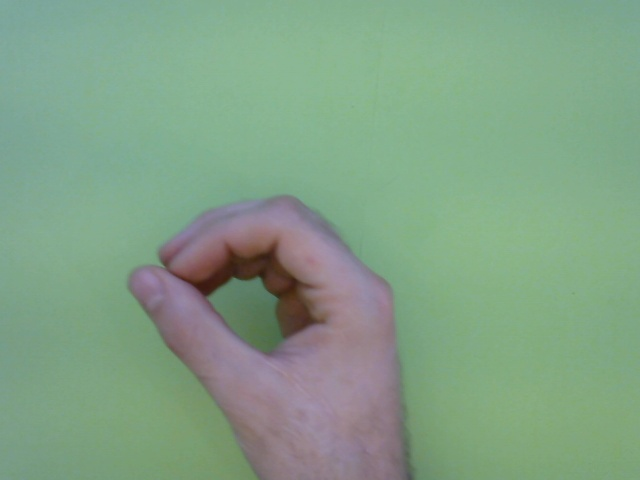
#> input picture Felix_ressource/Test/24/IMG435.jpg, 640 x 480 px; its folder holds only this picture in this run
$ python -i main.py   (imports and definitions only)
#> lines starting #> are read from the running program, lines starting #| are printed output that depends on the picture; after the words box and inside, x2 and y2 are one past the last pixel; in counts of white or black regions, pixels touching at a corner belong together
import multiprocessing as mp
from glob import glob
from pathlib import Path

import cv2
import numpy as np
from skimage import color, segmentation, img_as_ubyte
from skimage.future import graph
from skimage.segmentation import mark_boundaries

# Skin Color Mask
LMIN, LMAX = 0, 255
AMIN, AMAX = 126, 165
BMIN, BMAX = 128, 214

# Filter Kernel Sizes
EDGE_DILATION_SIZE = 3
MIN_FILL_RATIO = 0.3

# Valid Area Range
MIN_AREA_REL, MAX_AREA_REL = 0.03, 0.7


def _weight_mean_color(graph, src, dst, n):
    """Callback to handle merging nodes by recomputing mean color.

    The method expects that the mean color of `dst` is already computed.

    Parameters
    ----------
    graph : RAG
        The graph under consideration.
    src, dst : int
        The vertices in `graph` to be merged.
    n : int
        A neighbor of `src` or `dst` or both.

    Returns
    -------
    data : dict
        A dictionary with the `"weight"` attribute set as the absolute
        difference of the mean color between node `dst` and `n`.
    """

    diff = graph.nodes[dst]['mean color'] - graph.nodes[n]['mean color']
    diff = np.linalg.norm(diff)
    return {'weight': diff}


def merge_mean_color(graph, src, dst):
    """Callback called before merging two nodes of a mean color distance graph.

    This method computes the mean color of `dst`.

    Parameters
    ----------
    graph : RAG
        The graph under consideration.
    src, dst : int
        The vertices in `graph` to be merged.
    """
    graph.nodes[dst]['total color'] += graph.nodes[src]['total color']
    graph.nodes[dst]['pixel count'] += graph.nodes[src]['pixel count']
    graph.nodes[dst]['mean color'] = (graph.nodes[dst]['total color'] / graph.nodes[dst]['pixel count'])


def get_area_thresholds(image):
    """
    Calculate the absolute area thresholds with respect to the total image area
    :param image:
    :return:
    """
    total_area = np.prod(image.shape[0:2])
    return MIN_AREA_REL * total_area, MAX_AREA_REL * total_area


def do_nothing(_):
    pass


def preprocess(file):
    # Get x random image from the set of allowed labels
#> called with file = 'Felix_ressource/Test/24/IMG435.jpg'
    img_original = cv2.imread(file)
#> img_original is the input picture: shape (480, 640, 3); mean B, G, R 134.6, 161.1, 130.1

    # Enhance the contrast
    clahe = cv2.createCLAHE(clipLimit=2.0, tileGridSize=(8, 8))
    img_hsv = cv2.cvtColor(img_original, cv2.COLOR_BGR2HSV)
#> img_hsv: shape (480, 640, 3); mean H, S, V 76.2, 60.3, 164.6
    img_hsv[:, :, 2] = clahe.apply(img_hsv[:, :, 2])
#> img_hsv: shape (480, 640, 3); mean H, S, V 76.2, 60.3, 166.2
    img = cv2.cvtColor(img_hsv, cv2.COLOR_HSV2BGR)

    # Transform to other color spaces
    lab = cv2.cvtColor(img, cv2.COLOR_BGR2LAB)
#> lab: shape (480, 640, 3); mean of channels 0, 1, 2 163, 112, 138.6

    # Mask the skin color
    skin_color_mask = cv2.inRange(lab, (LMIN, AMIN, BMIN), (LMAX, AMAX, BMAX))
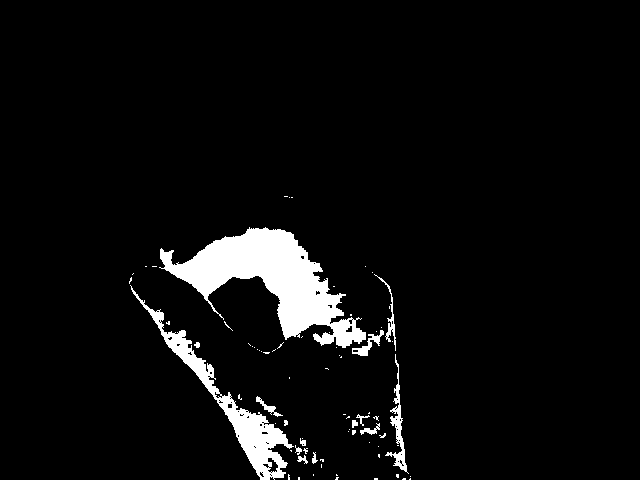
#> skin_color_mask: shape (480, 640); 5.1% white; 77 white regions (62 under 20 px), largest, box (x1, y1, x2, y2) and area: (159, 227, 366, 348) 9797, (130, 285, 294, 480) 3967, (385, 354, 409, 474) 617

    # Segmentation
    img_rgb = cv2.cvtColor(img, cv2.COLOR_BGR2RGB)
    labels = segmentation.slic(img_rgb, n_segments=250, start_label=1, slic_zero=True)
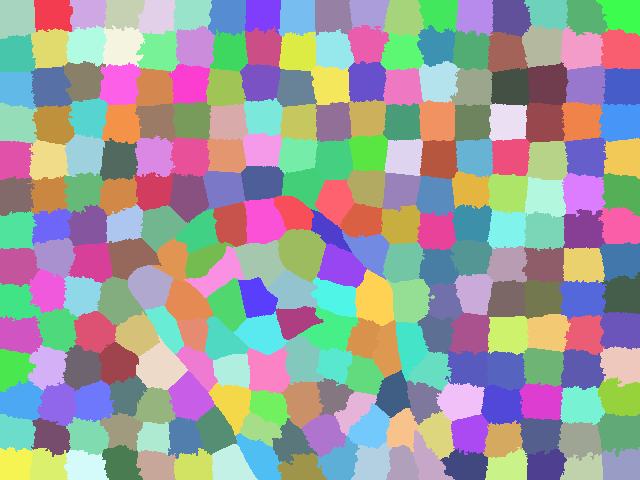
#> labels: shape (480, 640) int64; 252 distinct labels, from 1 to 252; one colour per label, 0 black
    # print(f"SLIC number of segments: {len(np.unique(labels))}")
    out = img_as_ubyte(mark_boundaries(img_rgb.copy(), labels))
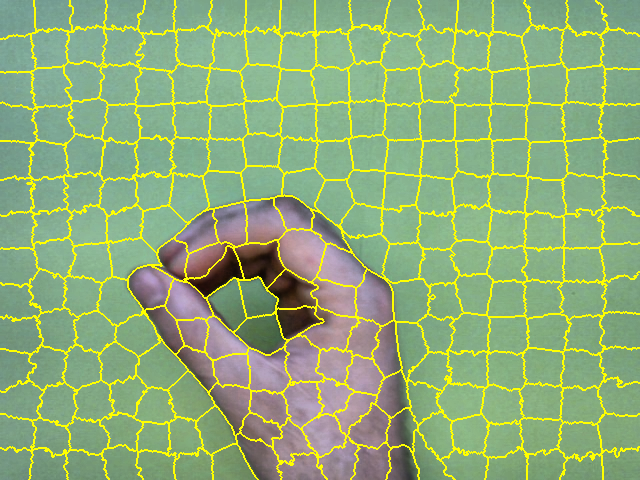
#> out: shape (480, 640, 3); mean R, G, B 144.5, 172.6, 120.8
    img_segmented = cv2.cvtColor(out, cv2.COLOR_RGB2BGR)

    # Graph merging
    img_rgb_masked = cv2.bitwise_and(img_rgb, img_rgb, mask=skin_color_mask)
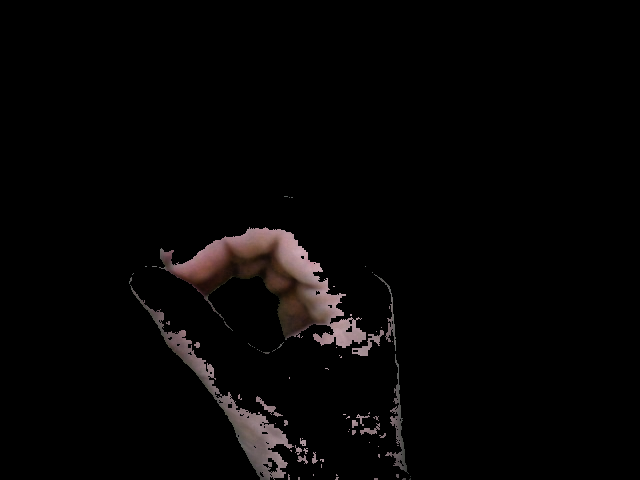
#> img_rgb_masked: shape (480, 640, 3); mean R, G, B 5.8, 4.6, 4.6
    g = graph.rag_mean_color(img_rgb_masked, labels)
    labels2 = graph.merge_hierarchical(labels, g, thresh=40, rag_copy=False, in_place_merge=True,
                                       merge_func=merge_mean_color, weight_func=_weight_mean_color)
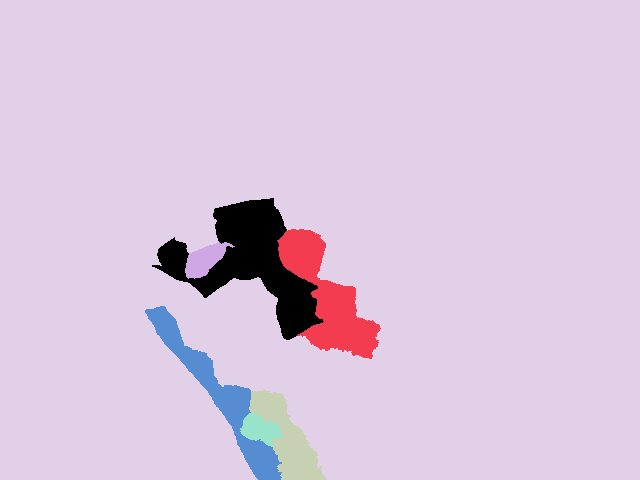
#> labels2: shape (480, 640) int64; 7 distinct labels, from 0 to 6; one colour per label, 0 black
    out = color.label2rgb(labels2, img_rgb_masked, kind='avg', bg_label=0)
    out = img_as_ubyte(mark_boundaries(out, labels2, (0, 0, 0)))
    img_merged = cv2.cvtColor(out, cv2.COLOR_RGB2BGR)

    # Convert to mask and apply to original image
    grayscale = cv2.cvtColor(img_merged, cv2.COLOR_BGR2GRAY)
    thresh = cv2.inRange(grayscale, 10, 255)
#> thresh: shape (480, 640); 4.4% white; 6 white regions (1 under 20 px), largest, box (x1, y1, x2, y2) and area: (278, 230, 380, 358) 5189, (146, 307, 281, 480) 4028, (250, 391, 326, 480) 2744, (186, 242, 234, 279) 890, (241, 414, 281, 446) 724
    thresh = cv2.morphologyEx(thresh, cv2.MORPH_CLOSE, np.ones(5))
#> thresh: shape (480, 640); 4.5% white; 4 white regions (1 under 20 px), largest, box (x1, y1, x2, y2) and area: (146, 307, 326, 480) 7738, (278, 230, 380, 358) 5235, (186, 242, 234, 279) 890
    thresh = cv2.dilate(thresh, np.ones(3))
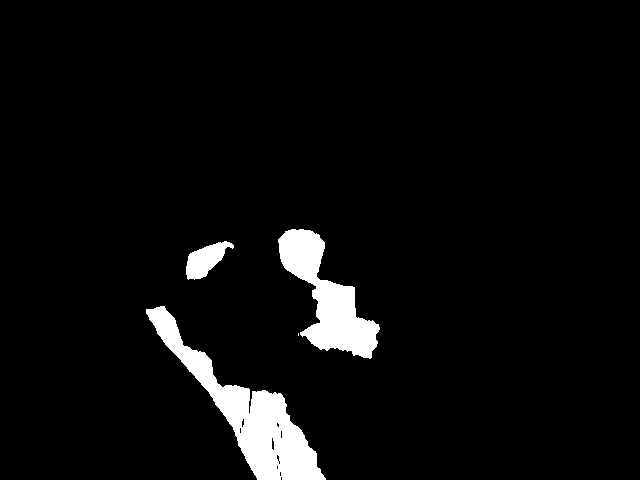
#> thresh: shape (480, 640); 4.7% white; 4 white regions (1 under 20 px), largest, box (x1, y1, x2, y2) and area: (146, 306, 326, 480) 8060, (278, 229, 380, 359) 5511, (186, 241, 234, 280) 986
    masked_img = cv2.bitwise_and(img, img, mask=thresh)
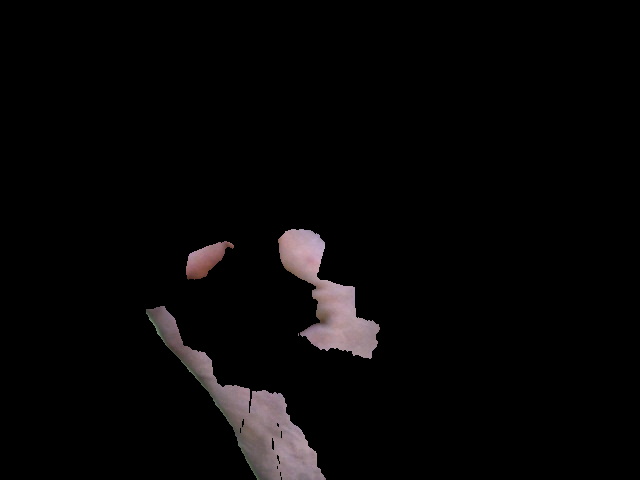
#> masked_img: shape (480, 640, 3); mean B, G, R 6.1, 5.8, 6.9

    # [8 lines of commented-out code are left out]
    new_filepath = Path(file.replace('ressource_rgb', 'ressource_slic'))
    new_filepath.parent.mkdir(parents=True, exist_ok=True)
    cv2.imshow(str(new_filepath), masked_img)
    cv2.waitKey()


# [6 lines not run here, left out]

>>> result = preprocess('Felix_ressource/Test/24/IMG435.jpg')

$ run again, on Felix_ressource/Test/24/IMG63.jpg
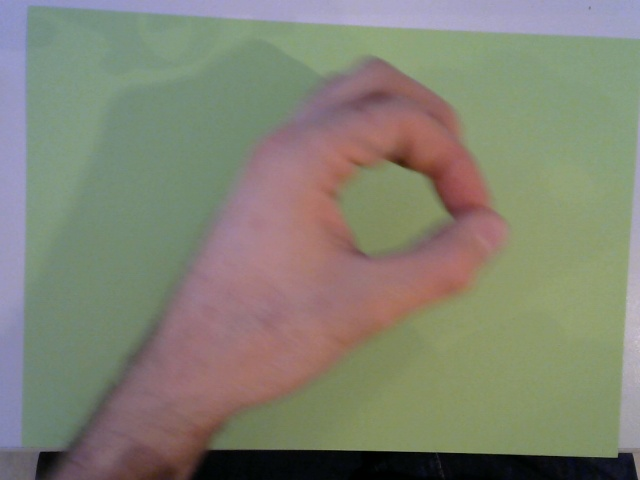
#> input picture Felix_ressource/Test/24/IMG63.jpg, 640 x 480 px
#> in preprocess, img_original is the input picture: shape (480, 640, 3); mean B, G, R 115.2, 130.5, 130.2
#> lab: shape (480, 640, 3); mean of channels 0, 1, 2 137.3, 125.8, 136.5
#> skin_color_mask: shape (480, 640); 23.9% white; 180 white regions (155 under 20 px), largest, box (x1, y1, x2, y2) and area: (66, 58, 511, 480) 70734, (349, 452, 418, 480) 660, (37, 452, 53, 480) 230
#> labels: shape (480, 640) int64; 251 distinct labels, from 1 to 251
#> in preprocess, `labels2 = graph.merge_hierarchical(labels, g, thresh=40, rag_copy=Fals..`:
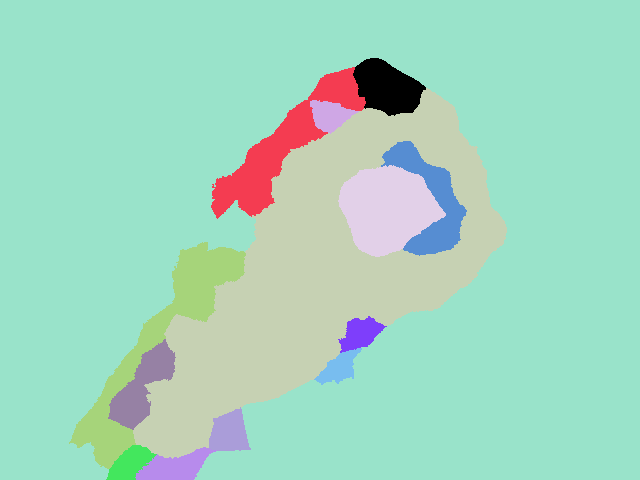
#> labels2: shape (480, 640) int64; 14 distinct labels, from 0 to 13; one colour per label, 0 black
#> in preprocess, `masked_img = cv2.bitwise_and(img, img, mask=thresh)`:
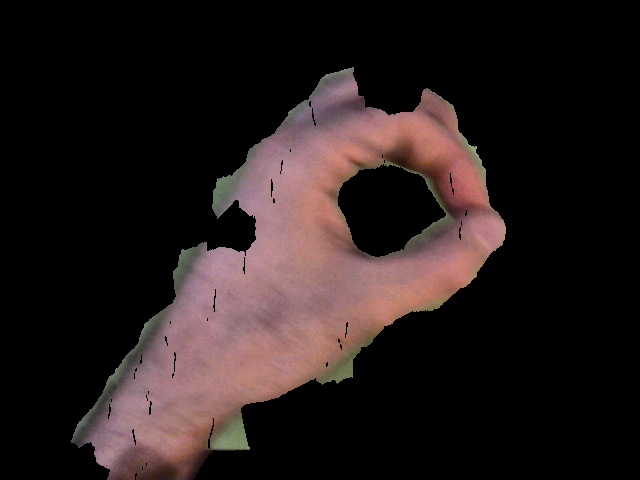
#> masked_img: shape (480, 640, 3); mean B, G, R 28, 28.5, 38.6

$ run again, on Felix_ressource/Test/24/IMG64.jpg
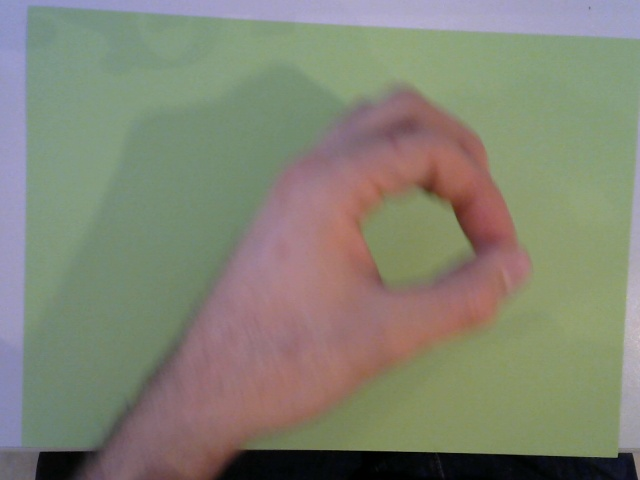
#> input picture Felix_ressource/Test/24/IMG64.jpg, 640 x 480 px
#> in preprocess, img_original is the input picture: shape (480, 640, 3); mean B, G, R 116, 131.8, 130.7
#> lab: shape (480, 640, 3); mean of channels 0, 1, 2 138.1, 125.4, 136.6
#> skin_color_mask: shape (480, 640); 24% white; 128 white regions (108 under 20 px), largest, box (x1, y1, x2, y2) and area: (93, 86, 532, 480) 70070, (39, 448, 101, 480) 1160, (352, 452, 394, 480) 653
#> labels: shape (480, 640) int64; 251 distinct labels, from 1 to 251
#> in preprocess, `labels2 = graph.merge_hierarchical(labels, g, thresh=40, rag_copy=Fals..`:
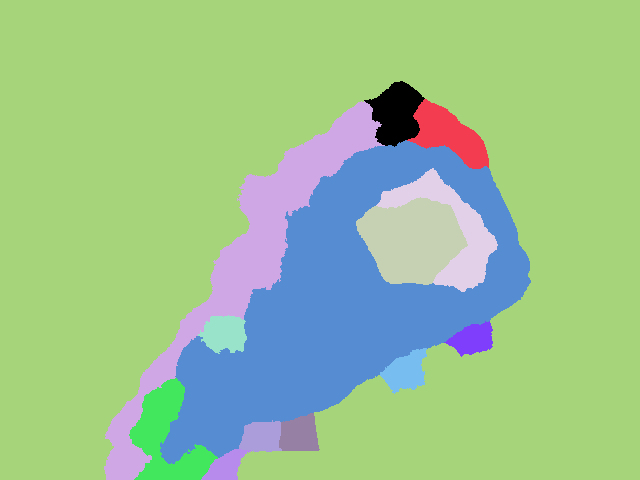
#> labels2: shape (480, 640) int64; 14 distinct labels, from 0 to 13; one colour per label, 0 black
#> in preprocess, `masked_img = cv2.bitwise_and(img, img, mask=thresh)`:
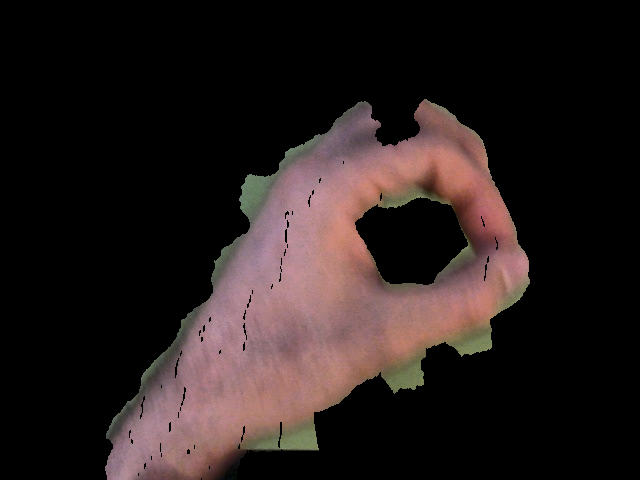
#> masked_img: shape (480, 640, 3); mean B, G, R 28.9, 29.9, 39.8
